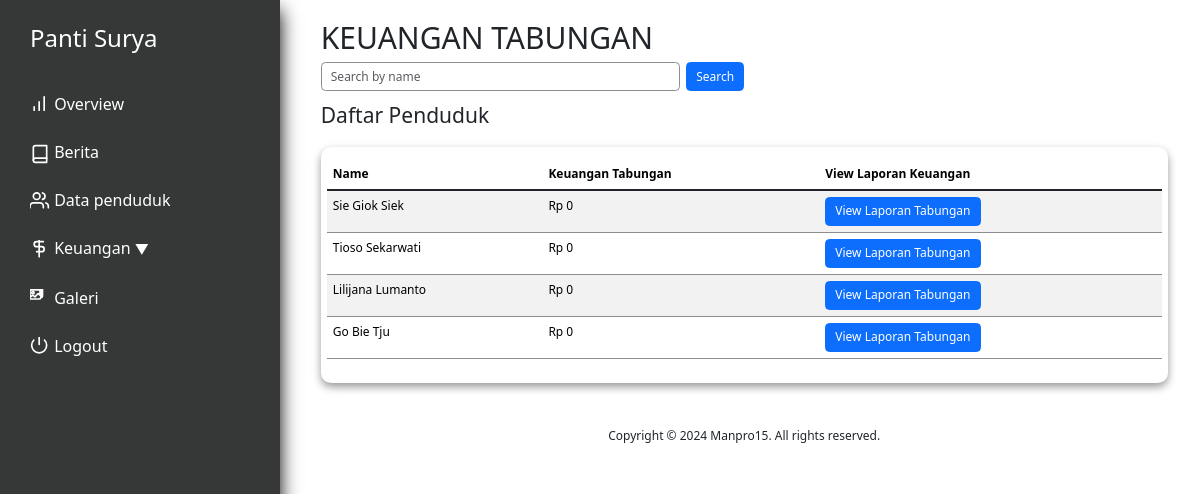
Before: /keuangan_tabungan.php (signed in) with the older database file.
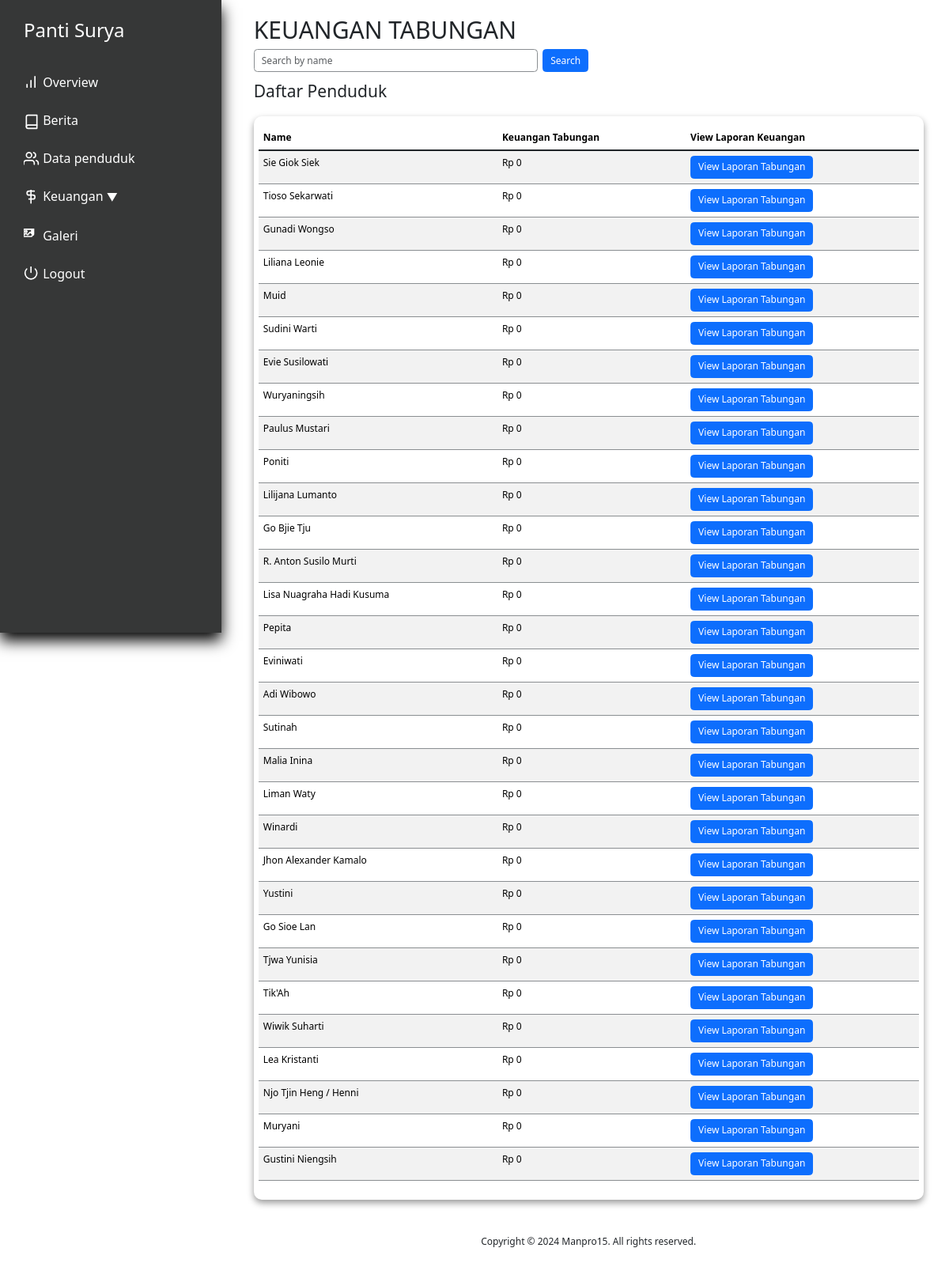
After: the same page with the newer database file.
### tables this page shows
CREATE TABLE `penduduk` (
  `id` int(11) NOT NULL,
  `nama` varchar(250) NOT NULL,
  `alamat` varchar(100) NOT NULL,
  `tanggal_masuk` date DEFAULT NULL,
  `keuangan_pondokkan` int(11) NOT NULL,
  `keuangan_tabungan` int(11) NOT NULL,
  `keuangan_obat` int(11) NOT NULL,
  `keuangan_total` int(11) NOT NULL,
  `profile_picture` varchar(100) NOT NULL,
  `KTP` varchar(100) DEFAULT NULL,
  `KK` varchar(100) DEFAULT NULL,
  `BPJS` varchar(100) DEFAULT NULL,
  `deposit` int(11) DEFAULT NULL,
  `status` tinyint(1) NOT NULL DEFAULT 0,
  `tempat_lahir` varchar(100) NOT NULL DEFAULT '',
  `agama` varchar(15) NOT NULL DEFAULT ' ',
  `tanggal_lahir` date DEFAULT NULL,
  `nomor_induk` int(11) NOT NULL DEFAULT 0,
  `kwitansi_path` varchar(300) DEFAULT NULL,
  `bukti_path` varchar(300) DEFAULT NULL
);

### utils.php (called while the page is built, shortened)
<?php
class myDB
{
    private $host = "localhost";
    private $username = "root";
    private $password = "";
    private $database = "pantisurya";
    private $db;
    function __construct()
    {
        if ($this->db == null) {
            try {
                $this->db = new PDO("mysql:host=$this->host;dbname=$this->database", $this->username, $this->password);
                $this->db->setAttribute(PDO::ATTR_ERRMODE, PDO::ERRMODE_EXCEPTION);
            } catch (PDOException $e) {
                echo "Connection failed: " . $e->getMessage();
            }
        }
    }
    function getAllPenduduk()
    {
        $query = "SELECT * FROM penduduk WHERE status=0";
        $res = $this->db->prepare($query);
        $res->execute();
        return $res;
    }
    function formatRupiah($number) {
        return 'Rp ' . number_format($number, 0, ',', '.');
    }
}

### keuangan_tabungan.php (the view, shortened to what this page needs)
<?php
require 'utils.php';
$db = new myDB();
$stmt_all_residents = $db->getAllPenduduk();
$residents = $stmt_all_residents->fetchAll(PDO::FETCH_ASSOC);
?>
<!DOCTYPE html>
<html lang="en">
<head>
    <?php include "layout/stylejquerynbs5.php" ?>
    <link rel="stylesheet" href="layout/indexstyle.css">
    <link rel="stylesheet" href="layout/styledatasiswa.css">
</head>
<body>
    <div class="app">
        <div class="dashboard">
            <?php include 'nav.php'?>
            <div class="main">
                <div class="pad">
                <h1>KEUANGAN TABUNGAN</h1>
                <div class="search-bar">
                    <form method="POST" class="d-flex">
                        <input type="text" name="search" placeholder="Search by name" id="search_by_name" class="form-control me-2">
                        <button type="submit" class="btn btn-primary">Search</button>
                    </form>
                </div>
                <div class="residents-table">
                    <h3 style="padding: 1rem; padding-left: 0;">Daftar Penduduk</h3>
                    <div class="content">
                        <table class="table table-striped">
                            <thead>
                                <tr>
                                    <th>Name</th>
                                    <th>Keuangan Tabungan</th>
                                    <th>View Laporan Keuangan</th>
                                </tr>
                            </thead>
                            <tbody class="table-group-divider" id="list_tabungan">
                                <?php foreach($residents as $resident): ?>
                                <tr>
                                    <td><?php echo $resident['nama']; ?></td>
                                    <td><?php echo $db->formatRupiah($resident['keuangan_tabungan']); ?></td>
                                    <td><button onclick="window.location.href='laporanTabungan.php?id=<?php echo $resident['id']; ?>'" class="btn btn-primary">View Laporan Tabungan</button></td>
                                </tr>
                                <?php endforeach; ?>
                            </tbody>
                        </table>
                    </div>
                </div>
                <?php include 'footer.php'?>
                </div>
            </div>
        </div>
    </div>
</body>
</html>

Changed rows visible on the page:
removed penduduk: nama "Go Bie Tju", keuangan_tabungan "Rp 0"
added penduduk: nama "Gunadi Wongso", keuangan_tabungan "Rp 0"
added penduduk: nama "Liliana Leonie", keuangan_tabungan "Rp 0"
added penduduk: nama "Muid", keuangan_tabungan "Rp 0"
added penduduk: nama "Sudini Warti", keuangan_tabungan "Rp 0"
added penduduk: nama "Evie Susilowati", keuangan_tabungan "Rp 0"
added penduduk: nama "Wuryaningsih", keuangan_tabungan "Rp 0"
added penduduk: nama "Paulus Mustari", keuangan_tabungan "Rp 0"
added penduduk: nama "Poniti", keuangan_tabungan "Rp 0"
added penduduk: nama "Go Bjie Tju", keuangan_tabungan "Rp 0"
added penduduk: nama "R. Anton Susilo Murti", keuangan_tabungan "Rp 0"
added penduduk: nama "Lisa Nuagraha Hadi Kusuma", keuangan_tabungan "Rp 0"
added penduduk: nama "Pepita", keuangan_tabungan "Rp 0"
added penduduk: nama "Eviniwati", keuangan_tabungan "Rp 0"
added penduduk: nama "Adi Wibowo", keuangan_tabungan "Rp 0"
added penduduk: nama "Sutinah", keuangan_tabungan "Rp 0"
added penduduk: nama "Malia Inina", keuangan_tabungan "Rp 0"
added penduduk: nama "Liman Waty", keuangan_tabungan "Rp 0"
added penduduk: nama "Winardi", keuangan_tabungan "Rp 0"
added penduduk: nama "Jhon Alexander Kamalo", keuangan_tabungan "Rp 0"
added penduduk: nama "Yustini", keuangan_tabungan "Rp 0"
added penduduk: nama "Go Sioe Lan", keuangan_tabungan "Rp 0"
added penduduk: nama "Tjwa Yunisia", keuangan_tabungan "Rp 0"
added penduduk: nama "Tik'Ah", keuangan_tabungan "Rp 0"
added penduduk: nama "Wiwik Suharti", keuangan_tabungan "Rp 0"
added penduduk: nama "Lea Kristanti", keuangan_tabungan "Rp 0"
added penduduk: nama "Njo Tjin Heng / Henni", keuangan_tabungan "Rp 0"
added penduduk: nama "Muryani", keuangan_tabungan "Rp 0"
added penduduk: nama "Gustini Niengsih", keuangan_tabungan "Rp 0"
